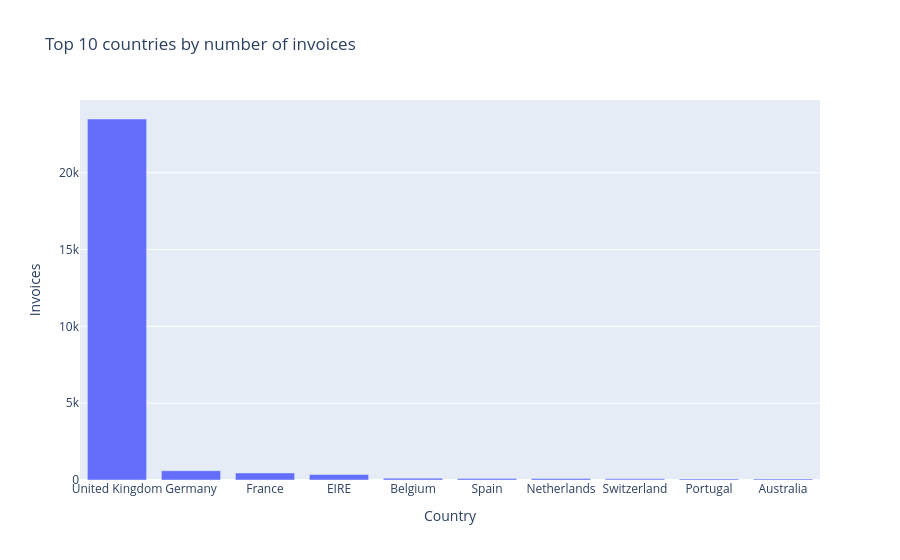

The cell this chart's notebook holds for it:
### Code cell
fig = px.bar(
    transactions_by_country.head(10).reset_index(),
    x="Country",
    y="invoices",
    title="Top 10 countries by number of invoices",
    labels={"invoices": "Invoices"},
)
fig.show()

### Figure 1 — Plotly figure (JSON) as saved in the notebook; plotly's stock layout.template omitted (floating-point values rounded to 4 significant figures)
{"data": [{"hovertemplate": "Country=%{x}<br>Invoices=%{y}<extra></extra>", "legendgroup": "", "marker": {"color": "#636efa", "pattern": {"shape": ""}}, "name": "", "orientation": "v", "showlegend": false, "textposition": "auto", "type": "bar", "x": ["United Kingdom", "Germany", "France", "EIRE", "Belgium", "Spain", "Netherlands", "Switzerland", "Portugal", "Australia"], "xaxis": "x", "y": [23494, 603, 461, 360, 119, 105, 101, 74, 71, 69], "yaxis": "y"}], "layout": {"barmode": "relative", "legend": {"tracegroupgap": 0}, "title": {"text": "Top 10 countries by number of invoices"}, "xaxis": {"anchor": "y", "domain": [0, 1], "title": {"text": "Country"}}, "yaxis": {"anchor": "x", "domain": [0, 1], "title": {"text": "Invoices"}}}}
